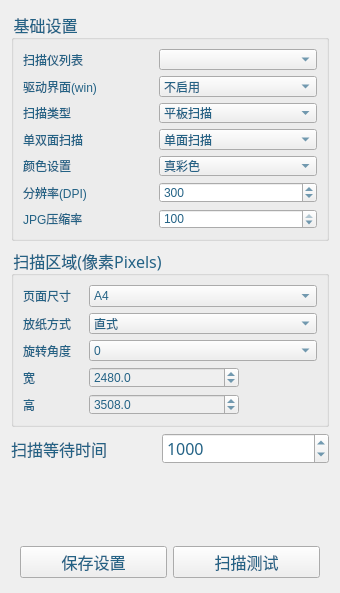
<?xml version="1.0" encoding="UTF-8"?>
<ui version="4.0">
 <class>ScannerConfig</class>
 <widget class="QWidget" name="ScannerConfig">
  <property name="geometry">
   <rect>
    <x>0</x>
    <y>0</y>
    <width>340</width>
    <height>593</height>
   </rect>
  </property>
  <property name="minimumSize">
   <size>
    <width>340</width>
    <height>0</height>
   </size>
  </property>
  <property name="maximumSize">
   <size>
    <width>340</width>
    <height>16777215</height>
   </size>
  </property>
  <property name="font">
   <font>
    <family>新宋体</family>
    <pointsize>12</pointsize>
    <weight>50</weight>
    <italic>false</italic>
    <bold>false</bold>
   </font>
  </property>
  <property name="windowTitle">
   <string>Form</string>
  </property>
  <property name="styleSheet">
   <string notr="true">
font: 12pt &quot;新宋体&quot; ;
color:rgb(35,98,133);</string>
  </property>
  <layout class="QGridLayout" name="gridLayout">
   <item row="10" column="0" colspan="2">
    <widget class="QWidget" name="widget" native="true">
     <property name="minimumSize">
      <size>
       <width>0</width>
       <height>60</height>
      </size>
     </property>
     <property name="maximumSize">
      <size>
       <width>16777215</width>
       <height>40</height>
      </size>
     </property>
     <layout class="QHBoxLayout" name="horizontalLayout">
      <item>
       <widget class="QPushButton" name="u_pushButton_SavConfig">
        <property name="text">
         <string>保存设置</string>
        </property>
       </widget>
      </item>
      <item>
       <widget class="QPushButton" name="u_pushButton_ScanTest">
        <property name="text">
         <string>扫描测试</string>
        </property>
       </widget>
      </item>
     </layout>
    </widget>
   </item>
   <item row="0" column="0" colspan="2">
    <widget class="QGroupBox" name="groupBox_3">
     <property name="minimumSize">
      <size>
       <width>0</width>
       <height>230</height>
      </size>
     </property>
     <property name="maximumSize">
      <size>
       <width>16777215</width>
       <height>230</height>
      </size>
     </property>
     <property name="title">
      <string>基础设置</string>
     </property>
     <layout class="QGridLayout" name="gridLayout_4">
      <item row="1" column="0">
       <widget class="QLabel" name="u_label_ShowUI">
        <property name="minimumSize">
         <size>
          <width>130</width>
          <height>0</height>
         </size>
        </property>
        <property name="maximumSize">
         <size>
          <width>130</width>
          <height>16777215</height>
         </size>
        </property>
        <property name="text">
         <string>驱动界面(win)</string>
        </property>
        <property name="margin">
         <number>0</number>
        </property>
       </widget>
      </item>
      <item row="4" column="0">
       <widget class="QLabel" name="u_label_ColorSetting">
        <property name="minimumSize">
         <size>
          <width>130</width>
          <height>0</height>
         </size>
        </property>
        <property name="maximumSize">
         <size>
          <width>130</width>
          <height>16777215</height>
         </size>
        </property>
        <property name="text">
         <string>颜色设置</string>
        </property>
        <property name="margin">
         <number>0</number>
        </property>
       </widget>
      </item>
      <item row="2" column="0">
       <widget class="QLabel" name="label">
        <property name="text">
         <string>扫描类型</string>
        </property>
       </widget>
      </item>
      <item row="0" column="1" colspan="2">
       <widget class="QComboBox" name="u_comboBox_ScannerList">
        <property name="minimumSize">
         <size>
          <width>0</width>
          <height>0</height>
         </size>
        </property>
        <property name="maximumSize">
         <size>
          <width>16777215</width>
          <height>16777215</height>
         </size>
        </property>
       </widget>
      </item>
      <item row="5" column="1" colspan="2">
       <widget class="QSpinBox" name="u_spinBox_DPI">
        <property name="minimum">
         <number>72</number>
        </property>
        <property name="maximum">
         <number>600</number>
        </property>
        <property name="value">
         <number>300</number>
        </property>
       </widget>
      </item>
      <item row="2" column="1" colspan="2">
       <widget class="QComboBox" name="cbbScanType">
        <item>
         <property name="text">
          <string>平板扫描</string>
         </property>
        </item>
        <item>
         <property name="text">
          <string>高速扫描</string>
         </property>
        </item>
       </widget>
      </item>
      <item row="4" column="1" colspan="2">
       <widget class="QComboBox" name="u_comboBox_ColorSetting">
        <property name="minimumSize">
         <size>
          <width>0</width>
          <height>0</height>
         </size>
        </property>
        <property name="maximumSize">
         <size>
          <width>16777215</width>
          <height>16777215</height>
         </size>
        </property>
        <property name="currentIndex">
         <number>2</number>
        </property>
        <item>
         <property name="text">
          <string>黑白</string>
         </property>
        </item>
        <item>
         <property name="text">
          <string>灰色</string>
         </property>
        </item>
        <item>
         <property name="text">
          <string>真彩色</string>
         </property>
        </item>
       </widget>
      </item>
      <item row="6" column="1" colspan="2">
       <widget class="QSpinBox" name="u_spinBox_JPGQuality">
        <property name="minimumSize">
         <size>
          <width>0</width>
          <height>0</height>
         </size>
        </property>
        <property name="maximumSize">
         <size>
          <width>16777215</width>
          <height>16777215</height>
         </size>
        </property>
        <property name="minimum">
         <number>30</number>
        </property>
        <property name="maximum">
         <number>100</number>
        </property>
        <property name="singleStep">
         <number>10</number>
        </property>
        <property name="value">
         <number>100</number>
        </property>
       </widget>
      </item>
      <item row="5" column="0">
       <widget class="QLabel" name="u_label_DPI">
        <property name="minimumSize">
         <size>
          <width>130</width>
          <height>0</height>
         </size>
        </property>
        <property name="maximumSize">
         <size>
          <width>130</width>
          <height>16777215</height>
         </size>
        </property>
        <property name="text">
         <string>分辨率(DPI)</string>
        </property>
        <property name="margin">
         <number>0</number>
        </property>
       </widget>
      </item>
      <item row="1" column="1" colspan="2">
       <widget class="QComboBox" name="u_comboBox_ShowUI">
        <property name="minimumSize">
         <size>
          <width>0</width>
          <height>0</height>
         </size>
        </property>
        <property name="maximumSize">
         <size>
          <width>16777215</width>
          <height>16777215</height>
         </size>
        </property>
        <item>
         <property name="text">
          <string>不启用</string>
         </property>
        </item>
        <item>
         <property name="text">
          <string>启用</string>
         </property>
        </item>
       </widget>
      </item>
      <item row="0" column="0">
       <widget class="QLabel" name="u_label_ScannerList">
        <property name="minimumSize">
         <size>
          <width>130</width>
          <height>0</height>
         </size>
        </property>
        <property name="maximumSize">
         <size>
          <width>130</width>
          <height>16777215</height>
         </size>
        </property>
        <property name="text">
         <string>扫描仪列表</string>
        </property>
        <property name="margin">
         <number>0</number>
        </property>
       </widget>
      </item>
      <item row="6" column="0">
       <widget class="QLabel" name="u_label_JPGQuality">
        <property name="minimumSize">
         <size>
          <width>130</width>
          <height>0</height>
         </size>
        </property>
        <property name="maximumSize">
         <size>
          <width>130</width>
          <height>16777215</height>
         </size>
        </property>
        <property name="text">
         <string>JPG压缩率</string>
        </property>
        <property name="margin">
         <number>0</number>
        </property>
       </widget>
      </item>
      <item row="3" column="0">
       <widget class="QLabel" name="label_2">
        <property name="text">
         <string>单双面扫描</string>
        </property>
       </widget>
      </item>
      <item row="3" column="1" colspan="2">
       <widget class="QComboBox" name="u_comboBox_DuplexEnabled">
        <property name="currentText">
         <string>单面扫描</string>
        </property>
        <item>
         <property name="text">
          <string>单面扫描</string>
         </property>
        </item>
        <item>
         <property name="text">
          <string>双面扫描</string>
         </property>
        </item>
       </widget>
      </item>
     </layout>
    </widget>
   </item>
   <item row="6" column="0" colspan="2">
    <widget class="QGroupBox" name="groupBox_2">
     <property name="minimumSize">
      <size>
       <width>0</width>
       <height>180</height>
      </size>
     </property>
     <property name="maximumSize">
      <size>
       <width>16777215</width>
       <height>180</height>
      </size>
     </property>
     <property name="title">
      <string>扫描区域(像素Pixels)</string>
     </property>
     <layout class="QGridLayout" name="gridLayout_3">
      <item row="4" column="1" colspan="2">
       <widget class="QDoubleSpinBox" name="u_doubleSpinBox_ScanArea_Height">
        <property name="enabled">
         <bool>false</bool>
        </property>
        <property name="minimumSize">
         <size>
          <width>150</width>
          <height>0</height>
         </size>
        </property>
        <property name="maximumSize">
         <size>
          <width>150</width>
          <height>16777215</height>
         </size>
        </property>
        <property name="decimals">
         <number>1</number>
        </property>
        <property name="maximum">
         <double>5000.000000000000000</double>
        </property>
        <property name="singleStep">
         <double>100.000000000000000</double>
        </property>
        <property name="value">
         <double>3508.000000000000000</double>
        </property>
       </widget>
      </item>
      <item row="0" column="0">
       <widget class="QLabel" name="u_label_ScanArea">
        <property name="minimumSize">
         <size>
          <width>60</width>
          <height>0</height>
         </size>
        </property>
        <property name="maximumSize">
         <size>
          <width>60</width>
          <height>16777215</height>
         </size>
        </property>
        <property name="text">
         <string>页面尺寸</string>
        </property>
       </widget>
      </item>
      <item row="3" column="1" colspan="2">
       <widget class="QDoubleSpinBox" name="u_doubleSpinBox_ScanArea_Width">
        <property name="enabled">
         <bool>false</bool>
        </property>
        <property name="minimumSize">
         <size>
          <width>150</width>
          <height>0</height>
         </size>
        </property>
        <property name="maximumSize">
         <size>
          <width>150</width>
          <height>16777215</height>
         </size>
        </property>
        <property name="decimals">
         <number>1</number>
        </property>
        <property name="maximum">
         <double>5000.000000000000000</double>
        </property>
        <property name="singleStep">
         <double>100.000000000000000</double>
        </property>
        <property name="value">
         <double>2480.000000000000000</double>
        </property>
       </widget>
      </item>
      <item row="1" column="0">
       <widget class="QLabel" name="u_label_Orientation">
        <property name="minimumSize">
         <size>
          <width>60</width>
          <height>0</height>
         </size>
        </property>
        <property name="maximumSize">
         <size>
          <width>60</width>
          <height>16777215</height>
         </size>
        </property>
        <property name="text">
         <string>放纸方式</string>
        </property>
       </widget>
      </item>
      <item row="0" column="1" colspan="3">
       <widget class="QComboBox" name="u_comboBox_ScanArea">
        <property name="currentIndex">
         <number>1</number>
        </property>
        <item>
         <property name="text">
          <string>A3</string>
         </property>
        </item>
        <item>
         <property name="text">
          <string>A4</string>
         </property>
        </item>
        <item>
         <property name="text">
          <string>A5</string>
         </property>
        </item>
        <item>
         <property name="text">
          <string>A6</string>
         </property>
        </item>
        <item>
         <property name="text">
          <string>B5</string>
         </property>
        </item>
        <item>
         <property name="text">
          <string>Letter</string>
         </property>
        </item>
        <item>
         <property name="text">
          <string>Legal</string>
         </property>
        </item>
        <item>
         <property name="text">
          <string>自定义</string>
         </property>
        </item>
       </widget>
      </item>
      <item row="4" column="0">
       <widget class="QLabel" name="u_label_ScanArea_Height">
        <property name="minimumSize">
         <size>
          <width>60</width>
          <height>0</height>
         </size>
        </property>
        <property name="maximumSize">
         <size>
          <width>60</width>
          <height>16777215</height>
         </size>
        </property>
        <property name="text">
         <string>高</string>
        </property>
       </widget>
      </item>
      <item row="3" column="0">
       <widget class="QLabel" name="u_label_ScanArea_Width">
        <property name="minimumSize">
         <size>
          <width>60</width>
          <height>0</height>
         </size>
        </property>
        <property name="maximumSize">
         <size>
          <width>60</width>
          <height>16777215</height>
         </size>
        </property>
        <property name="text">
         <string>宽</string>
        </property>
       </widget>
      </item>
      <item row="2" column="0">
       <widget class="QLabel" name="u_label_Rotation">
        <property name="minimumSize">
         <size>
          <width>60</width>
          <height>0</height>
         </size>
        </property>
        <property name="maximumSize">
         <size>
          <width>60</width>
          <height>16777215</height>
         </size>
        </property>
        <property name="text">
         <string>旋转角度</string>
        </property>
       </widget>
      </item>
      <item row="1" column="1" colspan="3">
       <widget class="QComboBox" name="u_comboBox_Orientation">
        <property name="currentIndex">
         <number>0</number>
        </property>
        <item>
         <property name="text">
          <string>直式</string>
         </property>
        </item>
        <item>
         <property name="text">
          <string>横式</string>
         </property>
        </item>
       </widget>
      </item>
      <item row="2" column="1" colspan="3">
       <widget class="QComboBox" name="u_comboBox_Rotation">
        <item>
         <property name="text">
          <string>0</string>
         </property>
        </item>
        <item>
         <property name="text">
          <string>90</string>
         </property>
        </item>
        <item>
         <property name="text">
          <string>180</string>
         </property>
        </item>
        <item>
         <property name="text">
          <string>270</string>
         </property>
        </item>
       </widget>
      </item>
     </layout>
    </widget>
   </item>
   <item row="9" column="0">
    <spacer name="verticalSpacer">
     <property name="orientation">
      <enum>Qt::Vertical</enum>
     </property>
     <property name="sizeHint" stdset="0">
      <size>
       <width>20</width>
       <height>40</height>
      </size>
     </property>
    </spacer>
   </item>
   <item row="8" column="1">
    <widget class="QSpinBox" name="u_spinBox_WaitingTime">
     <property name="maximum">
      <number>5000</number>
     </property>
     <property name="value">
      <number>1000</number>
     </property>
    </widget>
   </item>
   <item row="8" column="0">
    <widget class="QLabel" name="lblWaitingTime">
     <property name="maximumSize">
      <size>
       <width>145</width>
       <height>16777215</height>
      </size>
     </property>
     <property name="text">
      <string>扫描等待时间</string>
     </property>
    </widget>
   </item>
  </layout>
 </widget>
 <resources/>
 <connections/>
</ui>
